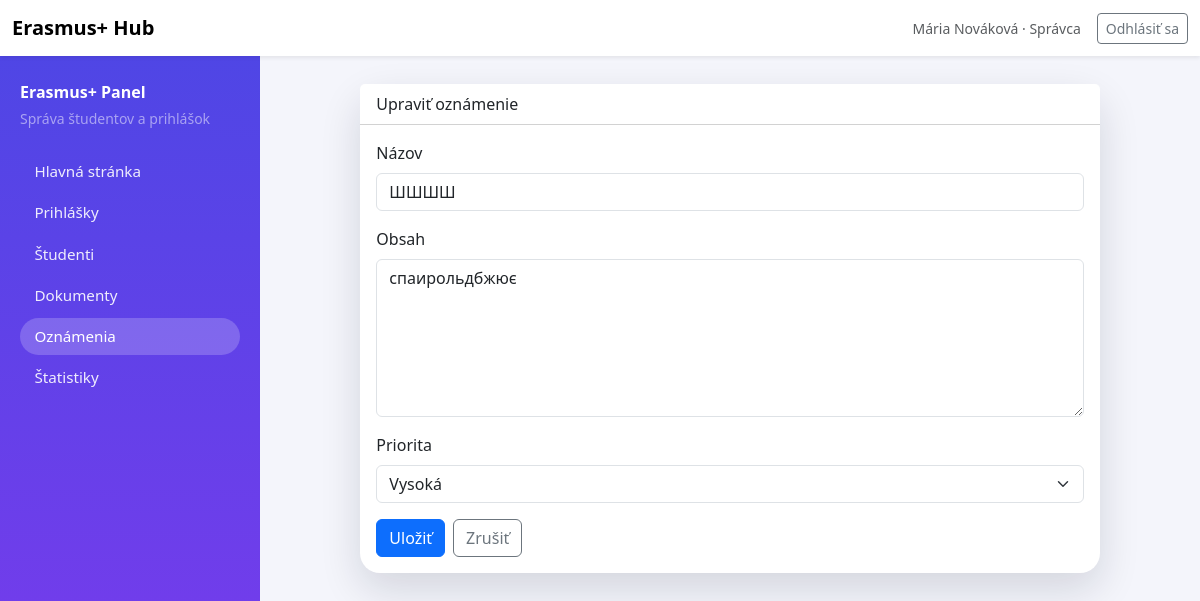
Screenshot of /admin/announcements/4da72949-599c-4ca9-9bc7-7cbc498b6a00/edit (signed in) with the database file from the repository.
### tables this page shows
CREATE TABLE announcements (
            id TEXT PRIMARY KEY,
            title TEXT NOT NULL,
            content TEXT NOT NULL,
            priority TEXT NOT NULL DEFAULT 'normal' CHECK(priority IN ('low', 'normal', 'high')),
            author_email TEXT NOT NULL,
            author_name TEXT NOT NULL,
            created_at TIMESTAMP DEFAULT CURRENT_TIMESTAMP,
            updated_at TIMESTAMP,
            FOREIGN KEY (author_email) REFERENCES users(email)
        );

### app.py (the view, shortened to what this page needs)
@app.route("/admin/announcements/<ann_id>/edit", methods=["GET", "POST"])
@role_required("admin")
def edit_announcement(ann_id):
    announcement = Announcement.get_by_id(ann_id)
    if not announcement:
        flash("Oznámenie nebolo nájdené.", "danger")
        return redirect(url_for("admin_panel", tab="announcements"))
    return render_template("admin_announcement_form.html", announcement=announcement, active_tab="announcements")

### app.py (called while the page is built)
def role_required(*allowed_roles):
    def decorator(f):
        @wraps(f)
        def decorated_function(*args, **kwargs):
            user = session.get("user")
            if not user:
                flash("Najprv sa prihláste.", "warning")
                return redirect(url_for("login"))
            if user.get("role") not in allowed_roles:
                flash("Nemáte oprávnenie na prístup k tejto stránke.", "danger")
                if user.get("role") == "student":
                    return redirect(url_for("student_dashboard"))
                else:
                    return redirect(url_for("admin_panel"))
            return f(*args, **kwargs)
        return decorated_function
    return decorator

@app.context_processor
def inject_current_user():
    return {"current_user": session.get("user")}

### database.py (called while the page is built)
def get_db():
    conn = sqlite3.connect(DATABASE)
    conn.row_factory = sqlite3.Row
    return conn

### models.py (called while the page is built)
    @staticmethod
    def get_by_id(ann_id):
        conn = get_db()
        cursor = conn.cursor()
        cursor.execute("SELECT * FROM announcements WHERE id = ?", (ann_id,))
        ann = cursor.fetchone()
        conn.close()
        return dict(ann) if ann else None

### templates/admin_announcement_form.html (shortened to what this page needs)
{% extends "base.html" %}
{% block body_class %}dashboard-body{% endblock %}
{% block content %}
<div class="dashboard-shell">
    <aside class="dashboard-sidebar">
        <div class="mb-4">
            <div class="fw-semibold mb-1">Erasmus+ Panel</div>
            <div class="small text-white-50">Správa študentov a prihlášok</div>
        </div>
        <nav class="nav flex-column gap-1">
            <a class="nav-link {% if active_tab == 'home' %}active{% endif %}" href="{{ url_for('admin_panel', tab='home') }}">Hlavná stránka</a>
            <a class="nav-link {% if active_tab == 'applications' %}active{% endif %}" href="{{ url_for('admin_panel', tab='applications') }}">Prihlášky</a>
            <a class="nav-link {% if active_tab == 'students' %}active{% endif %}" href="{{ url_for('admin_panel', tab='students') }}">Študenti</a>
            <a class="nav-link {% if active_tab == 'documents' %}active{% endif %}" href="{{ url_for('admin_panel', tab='documents') }}">Dokumenty</a>
            <a class="nav-link {% if active_tab == 'announcements' %}active{% endif %}" href="{{ url_for('admin_panel', tab='announcements') }}">Oznámenia</a>
            <a class="nav-link {% if active_tab == 'statistics' %}active{% endif %}" href="{{ url_for('admin_statistics') }}">Štatistiky</a>
        </nav>
    </aside>
    <div class="dashboard-main">
        <div class="row justify-content-center">
            <div class="col-lg-10">
            <div class="card card-soft">
                <div class="card-header bg-white">
                    <span>{% if announcement %}Upraviť{% else %}Nové{% endif %} oznámenie</span>
                </div>
                <div class="card-body">
                    <form method="post">
                        <div class="mb-3">
                            <label class="form-label">Názov</label>
                            <input type="text" name="title" class="form-control" value="{{ announcement.title if announcement else '' }}" required>
                        </div>
                        <div class="mb-3">
                            <label class="form-label">Obsah</label>
                            <textarea name="content" class="form-control" rows="6" required>{{ announcement.content if announcement else '' }}</textarea>
                        </div>
                        <div class="mb-3">
                            <label class="form-label">Priorita</label>
                            <select name="priority" class="form-select">
                                <option value="high" {% if announcement and announcement.priority == 'high' %}selected{% endif %}>Vysoká</option>
                            </select>
                        </div>
                        <div class="d-flex gap-2">
                            <button type="submit" class="btn btn-primary">Uložiť</button>
                            <a href="{{ url_for('admin_panel', tab='announcements') }}" class="btn btn-outline-secondary">Zrušiť</a>
                        </div>
                    </form>
                </div>
            </div>
        </div>
    </div>
    </div>
</div>
{% endblock %}

### static/css/styles.css (style rules this page uses)
body { min-height: 100vh; font-family: system-ui, -apple-system, BlinkMacSystemFont, "Segoe UI", sans-serif; }
.card-soft { border-radius: 20px; box-shadow: 0 16px 40px rgba(15, 23, 42, 0.14); border: none; }
.dashboard-body { background-color: #f4f5fb; }
.dashboard-shell { display: grid; grid-template-columns: 260px minmax(0, 1fr); gap: 0; margin-top: 0; }
.dashboard-sidebar { background: linear-gradient(180deg, #4f46e5, #7c3aed); color: #fff; min-height: calc(100vh - 64px); padding: 1.5rem 1.25rem; }
.dashboard-sidebar .nav-link { color: rgba(255, 255, 255, 0.9); border-radius: 999px; padding: 0.45rem 0.9rem; display: flex; align-items: center; gap: 0.5rem; font-size: 0.95rem; background: transparent; transition: background-color 0.2s ease; }
.dashboard-sidebar .nav-link.active, .dashboard-sidebar .nav-link:hover { background: rgba(255, 255, 255, 0.2); color: #fff; }
.dashboard-main { padding: 1.75rem 1.5rem; }
@media (min-width: 992px) { .dashboard-shell { grid-template-columns: 260px minmax(0, 1fr); } }

### rows the page displays
announcements: title "ШШШШ", content "спаирольдбжює", priority "Vysoká"

### other values shown
{{ current_user.name }} "Mária Nováková"
